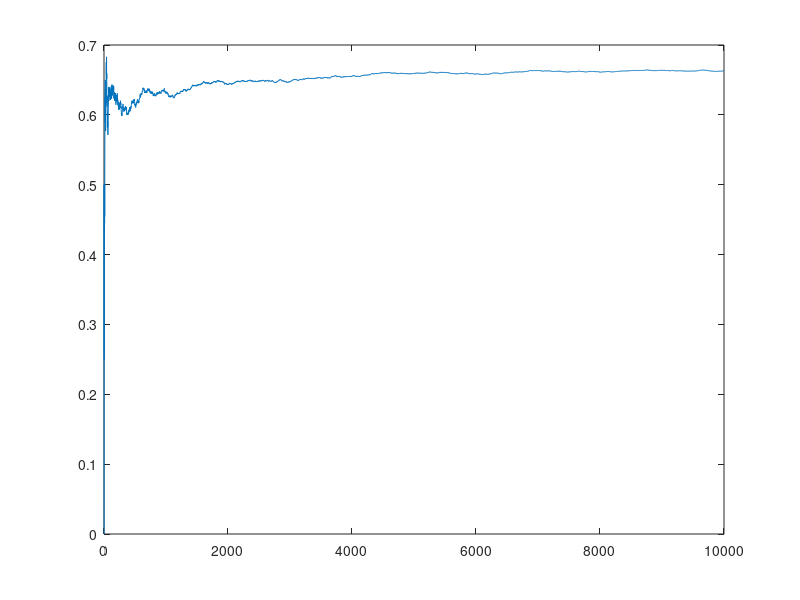

Write MATLAB code to recreate this figure.
rng('shuffle');
nExperiments = 10000;
%this part of the program tests when you switch doors
counter = 0;
y = zeros(10000, 1);
x = zeros(10000, 1);
for n = 1:nExperiments
    selections = randi(3, [1, 2]);
    if(selections(1) == selections(2))
    selections(2) = selections(2) + 1;
        if(selections(2) > 3)
           selections(2) = 1;
        end
    else
        selections(2) = selections(1);
    end
    
    if(selections(1) == selections(2))
        counter = counter + 1;
    end
    x(n) = n;
    y(n) = counter/n; 
end
plot(x,y);
disp(['Probability: ' num2str(counter/nExperiments)])
saveas(gca, 'Changing Doors.png');